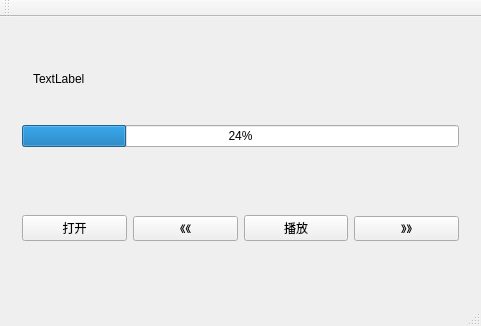
<?xml version="1.0" encoding="UTF-8"?>
<ui version="4.0">
 <class>MainWindow</class>
 <widget class="QMainWindow" name="MainWindow">
  <property name="geometry">
   <rect>
    <x>0</x>
    <y>0</y>
    <width>481</width>
    <height>326</height>
   </rect>
  </property>
  <property name="windowTitle">
   <string>H音乐播放器</string>
  </property>
  <widget class="QWidget" name="centralWidget">
   <layout class="QVBoxLayout" name="verticalLayout">
    <item>
     <widget class="QWidget" name="widget" native="true">
      <layout class="QVBoxLayout" name="verticalLayout_2">
       <item>
        <widget class="QWidget" name="widget_3" native="true">
         <layout class="QHBoxLayout" name="horizontalLayout_2">
          <item>
           <widget class="QLabel" name="labname">
            <property name="text">
             <string>TextLabel</string>
            </property>
           </widget>
          </item>
          <item>
           <spacer name="horizontalSpacer">
            <property name="orientation">
             <enum>Qt::Horizontal</enum>
            </property>
            <property name="sizeHint" stdset="0">
             <size>
              <width>364</width>
              <height>20</height>
             </size>
            </property>
           </spacer>
          </item>
         </layout>
        </widget>
       </item>
       <item>
        <widget class="QProgressBar" name="progressBar">
         <property name="value">
          <number>24</number>
         </property>
        </widget>
       </item>
      </layout>
     </widget>
    </item>
    <item>
     <widget class="QWidget" name="widget_2" native="true">
      <layout class="QHBoxLayout" name="horizontalLayout">
       <item>
        <widget class="QPushButton" name="btnOpen">
         <property name="text">
          <string>打开</string>
         </property>
        </widget>
       </item>
       <item>
        <widget class="QPushButton" name="btnpre">
         <property name="text">
          <string>《《</string>
         </property>
        </widget>
       </item>
       <item>
        <widget class="QPushButton" name="btnstart">
         <property name="text">
          <string>播放</string>
         </property>
        </widget>
       </item>
       <item>
        <widget class="QPushButton" name="btnnext">
         <property name="text">
          <string>》》</string>
         </property>
        </widget>
       </item>
      </layout>
     </widget>
    </item>
   </layout>
  </widget>
  <widget class="QToolBar" name="mainToolBar">
   <attribute name="toolBarArea">
    <enum>TopToolBarArea</enum>
   </attribute>
   <attribute name="toolBarBreak">
    <bool>false</bool>
   </attribute>
  </widget>
  <widget class="QStatusBar" name="statusBar"/>
  <action name="actionOpen">
   <property name="text">
    <string>open</string>
   </property>
  </action>
 </widget>
 <layoutdefault spacing="6" margin="11"/>
 <resources/>
 <connections/>
</ui>
